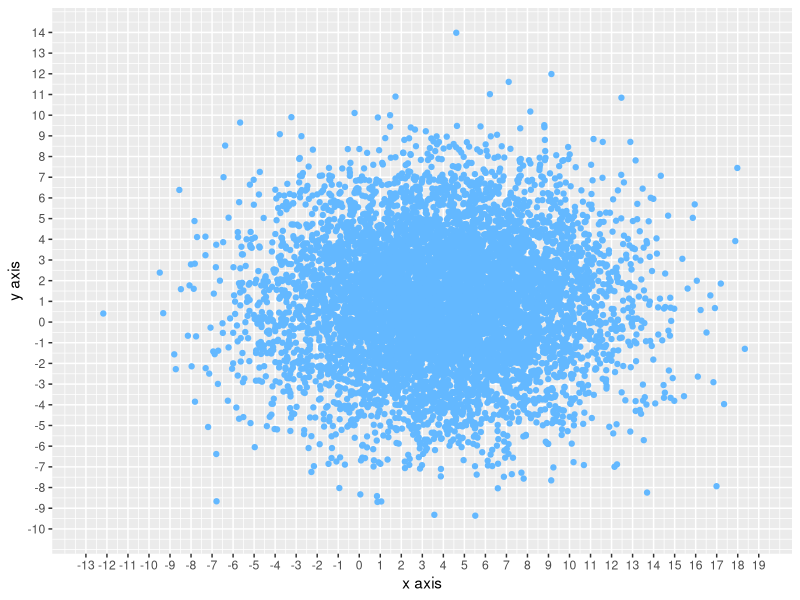

Recreate this plot in R.
library("ggplot2")

###                 
### Begin: change lines 
### 

# generate test data: replace the values with your data
set.seed(42)
x <- rnorm(7500, mean=4, sd = 4)
y <- rnorm(7500, mean=1, sd = 3)
data <- data.frame(x=x, y=y)


# range: which values do you want to display? 
x.min <- floor(min(x))
x.max <- ceiling(max(x))

y.min <- floor(min(y))
y.max <- ceiling(max(y))

# naming the scales 
x.name <- 'x axis'
y.name <- 'y axis'

# steps for the ticks (limits) on the scales 
x.steps <- 1 
y.steps <- 1


# color
color = "steelblue1"

###                 
### End: change lines 
### 




# generate limits 
x.breaks <- seq(from = x.min, to = x.max, by = x.steps)
y.breaks <- seq(from = y.min, to = y.max, by = y.steps)

# basic scatterplot 
ggplot(data, aes(x = x, y = y)) + 
  geom_point(colour = color) + 
  scale_x_continuous(breaks = x.breaks,
                     limits = c(x.min, x.max),
                     name   = x.name) + 
  scale_y_continuous(breaks = y.breaks,
                     limits = c(y.min, y.max),
                     name   = y.name) 
  
